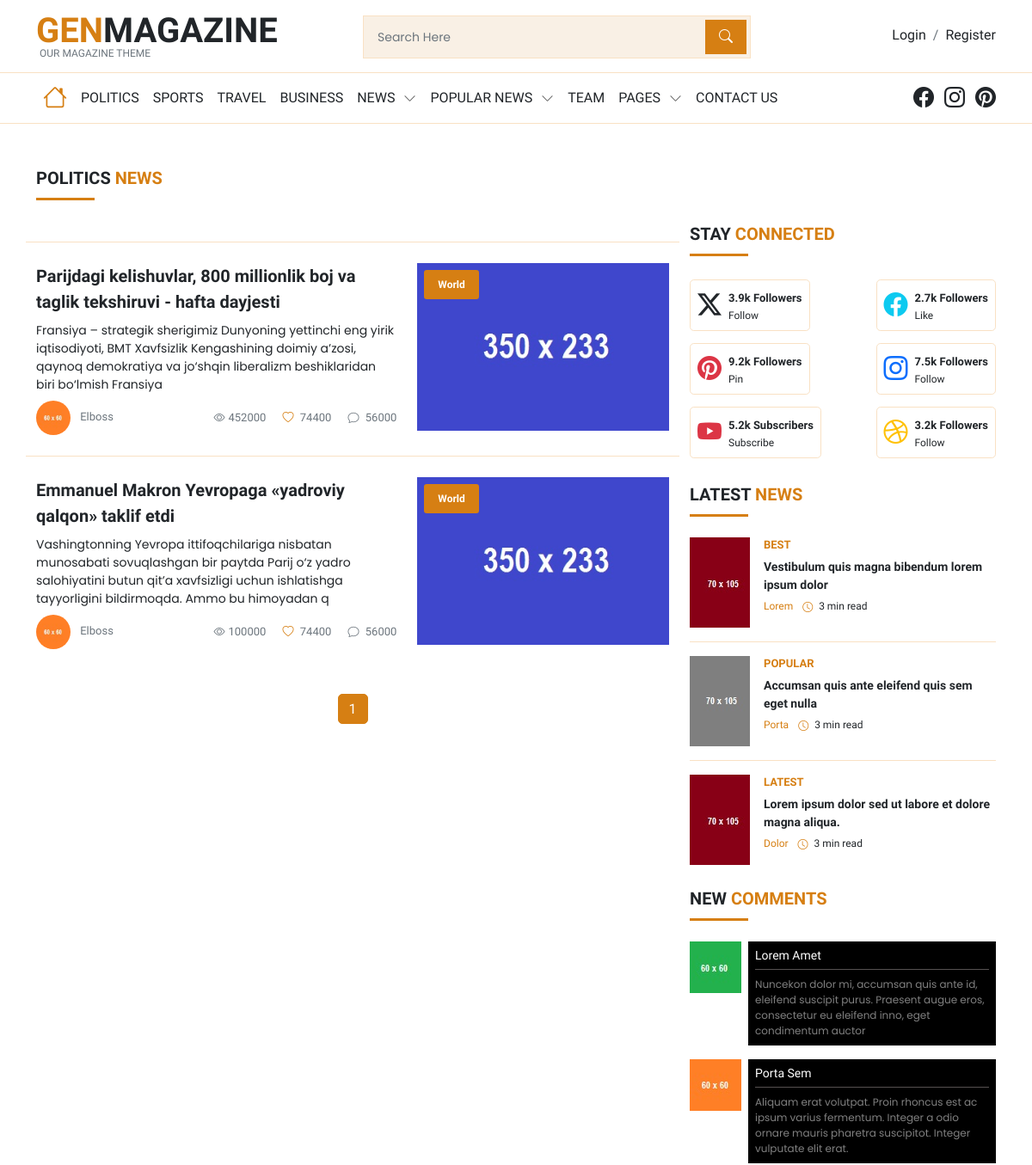
Page /category/politics (upper part) on the earlier database version.
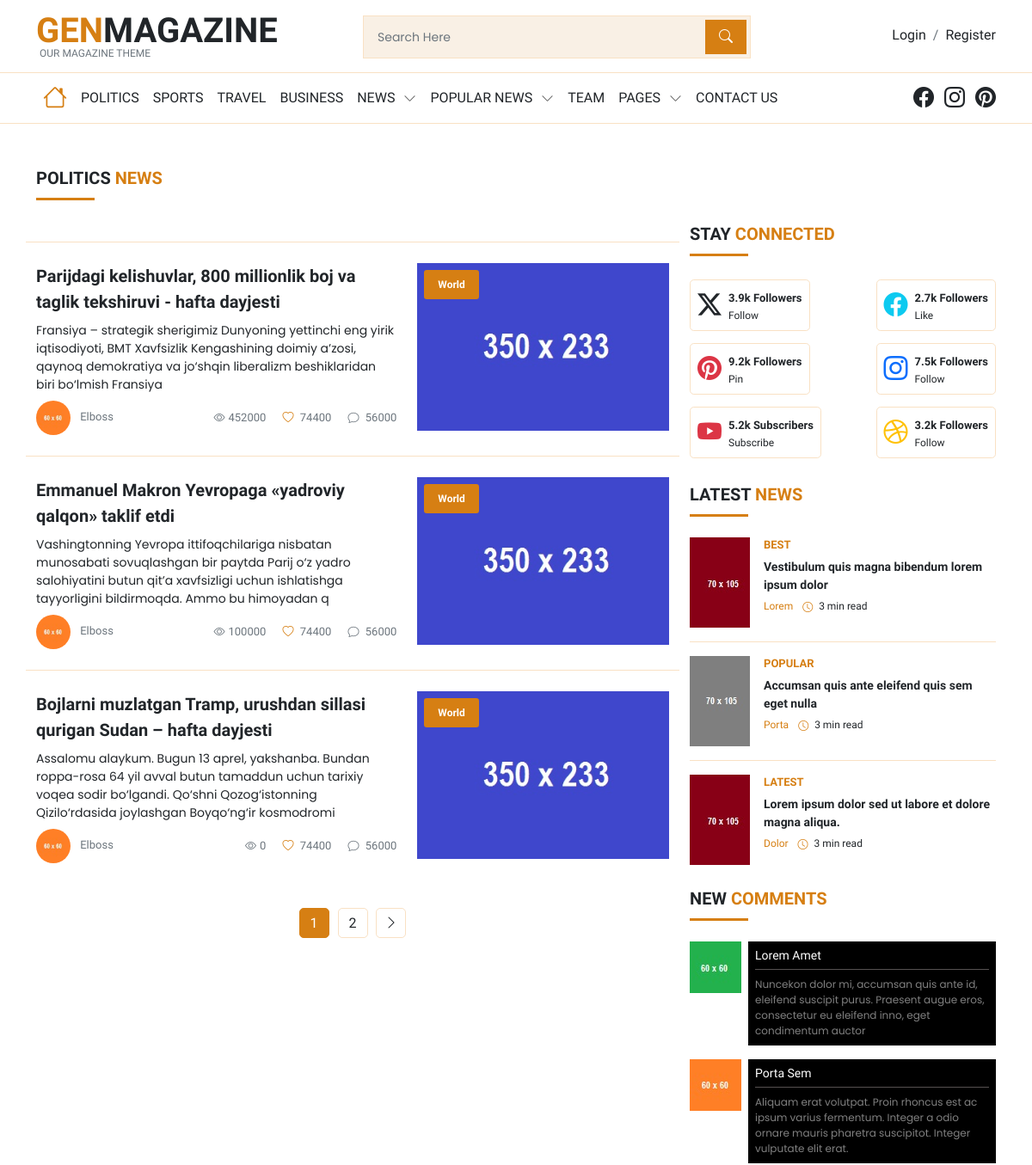
Same page on the later database version.
### post/models.py (models this page shows, shortened)
class Category(models.Model):
    name = models.CharField(max_length=100, unique=True)
    slug = models.SlugField(max_length=100, unique=True)

class Post(models.Model):
    title = models.CharField(max_length=150)
    content = models.TextField()
    created_at = models.DateTimeField(default=timezone.now)
    views = models.IntegerField()
    author = models.ForeignKey(
        'auth.User',
        on_delete= models.CASCADE
    )
    category = models.ForeignKey(
        Category,
        on_delete=models.CASCADE,
        null=True,
        blank=True
    )

### post/views.py (the view)
# urls.py: path('category/<slug:slug>', CategoryPageListView.as_view(), name='category_posts'),
class CategoryPageListView(ListView):
    model = Post
    template_name = 'news.html'
    context_object_name = 'posts'
    paginate_by = 3
    def get_queryset(self):
        category = Category.objects.get(slug=self.kwargs['slug'])
        return Post.objects.filter(category=category)
    def get_context_data(self, **kwargs):
        context = super().get_context_data(**kwargs)
        context['category'] = Category.objects.get(slug=self.kwargs['slug'])
        context['categories'] = Category.objects.all()
        return context

### templates/news.html (shortened to what this page needs)
{%extends 'base.html' %}
{% load static %}
{% block content %}
<section id="center" class="center_news pt-5 pb-5">
  <div class="container-xl">
  <b class="fs-5  d-inline-block text-uppercase">{{ category.name }} <span class="col_orange">News</span></b>
    <hr class="line bg_orange mt-2 mb-4">
     <div class="politics_1 row">
     <div class="col-md-8">
    <div class="politics_1_left">
      {% for post in object_list %}
      <div class="news_1_left1_inner row border-top pt-4 mt-4">
        <div class="col-md-7 col-sm-7">
          <div class="news_1_left1_inner_right">
           <b class="d-block  mb-2 fs-5"><a href="{% url 'news_detail' post.id %}">{{ post.title }}</a></b>
         <p class="mb-2">{{ post.content | slice:200 }}
        <ul class="mb-0 font_13 justify-content-between d-flex">
      <li>
      <a href="news_detail.html"><img class="rounded-circle" alt="abc" width="40" src="{% static 'image/14.jpg' %}"></a>
      <span class="text-muted ms-2">Elboss</span>
      </li>
      <li class="my-auto">
      <a class="text-muted" href="news_detail.html"><i class="bi bi-eye me-1"></i>{{ post.views }}</a>
       <a class="text-muted mx-3" href="news_detail.html"><i class="bi bi-heart me-1 col_orange"></i> 74400</a>
      <a class="text-muted" href="news_detail.html"><i class="bi bi-chat me-1"></i> 56000</a>
      </li>
    </ul>
        </div>
        </div>
        <div class="col-md-5 col-sm-5">
          <div class="trend_2_in position-relative">
       <div class="trend_2_in1">
         <a href="news_detail.html"><img src="{% static 'image/47.jpg' %}" class="img-fluid" alt="abc"></a>
       </div>
       <div class="trend_2_in2 position-absolute top-0 p-2">
         <b class="d-inline-block bg_orange text-white p-2 px-3 font_12  rounded-1">World</b>
       </div>
         </div>
        </div>
      </div>
      {% endfor %}
      <div class="paging mt-5">
        <ul class="mb-0  paginate text-center mt-4">
        {% for num in page_obj.paginator.page_range %}
           {% if page_obj.number == num %}
             <li class="d-inline-block mt-1 mb-1">
              <a class="border d-block active" href="?page={{ num }}">{{ num }}</a></li>
          {% else %}
          <li class="d-inline-block mt-1 mb-1">
            <a class="border d-block" href="?page={{ num }}">{{ num }}</a></li>
          {% endif %}
        {% endfor %}
        {% if page_obj.has_next %}
       <li class="d-inline-block mt-1 mb-1"><a class="border d-block" href="news_detail.html"><i class="bi bi-chevron-right"></i></a></li>
       {% endif %}
        </ul>
      </div>
    </div>
   </div>
   <div class="col-md-4">
    <div class="politics_1_right">
       <div class="politics_1_right1">
         <b class="fs-5  d-inline-block text-uppercase">Stay <span class="col_orange">Connected</span></b>
           <hr class="line bg_orange mt-2 mb-4">
       <ul class="mb-0">
        <li class="d-flex justify-content-between">
          <span class="d-block border_light rounded-3 d-flex p-2 me-2 social_box">
         <span><a class="fs-3 me-2" href="news_detail.html"><i class="bi bi-twitter-x"></i></a></span>
         <span>
           <b class="font_13">3.9k Followers</b>
         <span class="d-block font_12"><a href="news_detail.html">Follow</a></span>
         </span>
        </span>
        <span class="d-block border_light rounded-3 d-flex p-2 social_box">
         <span><a class="text-info fs-3 me-2" href="news_detail.html"><i class="bi bi-facebook"></i></a></span>
         <span>
           <b class="font_13">2.7k Followers</b>
         <span class="d-block font_12"><a href="news_detail.html">Like</a></span>
         </span>
        </span>
        </li>
        <li class="d-flex mt-2 justify-content-between">
          <span class="d-block border_light rounded-3 d-flex p-2 me-2 social_box">
         <span><a class="fs-3 me-2 text-danger" href="news_detail.html"><i class="bi bi-pinterest"></i></a></span>
         <span>
           <b class="font_13">9.2k Followers</b>
         <span class="d-block font_12"><a href="news_detail.html">Pin</a></span>
         </span>
        </span>
        <span class="d-block border_light rounded-3 d-flex p-2 social_box">
         <span><a class="text-primary fs-3 me-2" href="news_detail.html"><i class="bi bi-instagram"></i></a></span>
         <span>
           <b class="font_13">7.5k Followers</b>
         <span class="d-block font_12"><a href="news_detail.html">Follow</a></span>
         </span>
        </span>
        </li>
        <li class="d-flex mt-2 justify-content-between">
          <span class="d-block border_light rounded-3 d-flex p-2 me-2 social_box">
         <span><a class="fs-3 text-danger me-2" href="news_detail.html"><i class="bi bi-youtube"></i></a></span>
         <span>
           <b class="font_13">5.2k Subscribers</b>
         <span class="d-block font_12"><a href="news_detail.html">Subscribe</a></span>
         </span>
        </span>
        <span class="d-block border_light rounded-3 d-flex p-2 social_box">
         <span><a class="text-warning fs-3 me-2" href="news_detail.html"><i class="bi bi-dribbble"></i></a></span>
         <span>
           <b class="font_13">3.2k Followers</b>
         <span class="d-block font_12"><a href="news_detail.html">Follow</a></span>
         </span>
        </span>
        </li>
       </ul>
      </div>
       <div class="politics_1_right2 mt-4">
         <b class="fs-5  d-inline-block text-uppercase">Latest <span class="col_orange">News</span></b>
           <hr class="line bg_orange mt-2 mb-4">
       <ul class="mb-0">
        <li class="d-flex">
        <span class="me-3"><a href="news_detail.html"><img width="70" alt="abc" src="image/21.jpg"></a></span>
        <span class="flex-column lh-1">
           <span class="col_orange font_13 text-uppercase fw-bold">  Best</span>
         <b class="d-block font_14  mt-2 lh-base"><a href="news_detail.html">Vestibulum quis  magna  bibendum lorem ipsum dolor</a></b>
         <span class="font_12 d-block mt-2"> <a class="col_orange" href="news_detail.html">Lorem</a> <i class="bi bi-clock col_orange me-1 align-middle  ms-2"></i> 3 min read</span>
        </span>
      </li>
      <li class="d-flex mt-3 border-top pt-3">
        <span class="me-3"><a href="news_detail.html"><img width="70" alt="abc" src="image/22.jpg"></a></span>
        <span class="flex-column lh-1">
           <span class="col_orange font_13 text-uppercase fw-bold">  Popular</span>
         <b class="d-block font_14  mt-2 lh-base"><a href="news_detail.html">Accumsan quis ante  eleifend quis sem eget nulla</a></b>
         <span class="font_12 d-block mt-2"> <a class="col_orange" href="news_detail.html">Porta</a> <i class="bi bi-clock col_orange me-1 align-middle  ms-2"></i> 3 min read</span>
        </span>
      </li>
      <li class="d-flex mt-3 border-top pt-3">
        <span class="me-3"><a href="news_detail.html"><img width="70" alt="abc" src="image/23.jpg"></a></span>
        <span class="flex-column lh-1">
           <span class="col_orange font_13 text-uppercase fw-bold">  Latest</span>
         <b class="d-block font_14  mt-2 lh-base"><a href="news_detail.html">Lorem ipsum dolor sed ut labore et dolore magna aliqua.</a></b>
         <span class="font_12 d-block mt-2"> <a class="col_orange" href="news_detail.html">Dolor</a> <i class="bi bi-clock col_orange me-1 align-middle  ms-2"></i> 3 min read</span>
        </span>
      </li>
      </ul>
      </div>
      <div class="news_1_right2 mt-4">
        <b class="fs-5  d-inline-block text-uppercase">New <span class="col_orange">Comments</span></b>
          <hr class="line bg_orange mt-2 mb-4">
      <ul class="mb-0 mt-4">
        <li class="d-flex">
        <span class="me-2"><a href="news_detail.html"><img alt="abc" src="image/13.jpg"></a></span>
        <span class="flex-column lh-1 bg-black p-2">
           <span class="text-white font_14">  Lorem Amet</span>
         <span class="d-block font_12 family_1  mt-2 pt-2 lh-base border_dark border-start-0 border-end-0 border-bottom-0"><a class="text-white-50 link" href="news_detail.html">Nuncekon dolor mi, accumsan quis ante id, eleifend suscipit purus. Praesent augue eros, consectetur eu eleifend inno, eget condimentum auctor</a></span>
        </span>
      </li>
      <li class="d-flex mt-3">
        <span class="me-2"><a href="news_detail.html"><img alt="abc" src="image/14.jpg"></a></span>
        <span class="flex-column lh-1 bg-black p-2">
           <span class="text-white font_14">  Porta Sem</span>
         <span class="d-block font_12 family_1  mt-2 pt-2 lh-base border_dark border-start-0 border-end-0 border-bottom-0"><a class="text-white-50 link" href="news_detail.html">Aliquam erat volutpat. Proin rhoncus est ac ipsum varius fermentum. Integer a odio ornare mauris pharetra suscipitot. Integer vulputate elit erat.</a></span>
        </span>
      </li>
      </ul>
     </div>
    </div>
   </div>
   </div>
  </div>
</section>
{% endblock content %}

### templates/base.html (shortened to what this page needs)
{% load static %}
<!DOCTYPE html>
<html lang="en">
<head>
	<link href="{% static 'css/bootstrap.min.css' %}" rel="stylesheet" >
	<link href="{% static 'css/global.css' %}" rel="stylesheet">
	<link href="{% static 'css/index.css' %}" rel="stylesheet">
	<link rel="stylesheet" href="https://cdn.jsdelivr.net/npm/bootstrap-icons@1.11.3/font/bootstrap-icons.min.css">
</head>
<body>
 <section id="top_head" class="pt-3 pb-3">
   <div class="container-xl">
     <div class="row">
		<div class="col-md-4">
		 <div class="top_head_left">
		    <b class="text-uppercase fs-1 lh-1">
			<a href="{% url  'home' %}">
			<span class="col_orange">Gen</span>Magazine
			<span class="d-block text-muted font_12 ms-1 fw-normal">Our Magazine Theme</span>
			</a>
			</b>
		 </div>
		</div>
		<div class="col-md-5">
		 <div class="top_head_right">
		   <div class="input-group p-1 bg_light  border_light">
				<input type="text" class="form-control bg-transparent border-0" placeholder="Search Here">
				<span class="input-group-btn">
					<button class="btn btn-primary bg_orange rounded-0 p-2 px-3 border-0" type="button">
						<i class="bi bi-search"></i> </button>
				</span>
		</div>
		 </div>
		</div>
		<div class="col-md-3">
		 <div class="top_head_right_o">
		     <ul class="mb-0 d-flex justify-content-end social_brands">
			    <li><a class="d-inline-block" href="login.html">Login</a></li>
				<li class="mx-2 text-muted">/</li>
				<li><a class="d-inline-block" href="register.html">Register</a></li>
			  </ul>
		 </div>
		</div>
	 </div>
   </div>
 </section>
 <section id="header">
        <nav class="navbar navbar-expand-lg navbar-light w-100 border-bottom border-top">
      <div class="container-xl">
         <div class="offcanvas offcanvas-start offcanvas-nav" style="width: 20rem">
            <div class="offcanvas-body pt-0 align-items-center">
               <ul class="navbar-nav align-items-lg-center">
			      <li class="nav-item">
				      <a class="nav-link dropdown-toggle ps-0 active fs-3" href="{% url  'home' %}" title="Visit home page">
					  <i class="bi bi-house"></i>
					  </a>
				  </li>
				  <li class="nav-item">
				      <a class="nav-link dropdown-toggle" href="{% url 'category_posts' slug='politics' %}" title="Visit home page">
					  Politics
					  </a>
				  </li>
				  <li class="nav-item">
				      <a class="nav-link dropdown-toggle" href="{% url 'category_posts' slug='sport' %}" title="Visit home page">
					  Sports
					  </a>
				  </li>
				  <li class="nav-item">
				      <a class="nav-link dropdown-toggle" href="{% url 'category_posts' slug='travel' %}" title="Visit home page">
					  Travel
					  </a>
				  </li>
				  <li class="nav-item">
					<a class="nav-link dropdown-toggle" href="{% url 'category_posts' slug='biznes' %}" title="Visit home page">
					Business
					</a>
				</li>
		          <li class="nav-item dropdown drop_border">
          <a class="nav-link dropdown-toggle" href="#" id="navbarDropdown" role="button" data-bs-toggle="dropdown" aria-expanded="false">
            News<img src="{% static 'image/icons-svg/chevron-down.svg' %}" width="15" height="15" alt="Submenu open/close icon">
          </a>
        </li>
				  <li class="nav-item dropdown drop_border">
                     <a class="nav-link dropdown-toggle" href="#" role="button" data-bs-toggle="dropdown" aria-expanded="false" title="Click to see Blogs category">
					   Popular News<img src="{% static 'image/icons-svg/chevron-down.svg' %}" width="15" height="15" alt="Submenu open/close icon"></a>
                  </li>
				  <li class="nav-item">
				      <a class="nav-link dropdown-toggle" href="team.html" title="Visit home page">
					  Team
					  </a>
				  </li>
				  <li class="nav-item dropdown drop_border">
          <a class="nav-link dropdown-toggle" href="#" id="navbarDropdown" role="button" data-bs-toggle="dropdown" aria-expanded="false">
            Pages<img src="{% static 'image/icons-svg/chevron-down.svg' %}" width="15" height="15" alt="Submenu open/close icon">
          </a>
        </li>
				  <li class="nav-item">
				      <a class="nav-link dropdown-toggle" href="contact.html" title="Visit home page">
					  Contact Us
					  </a>
				  </li>
               </ul>
			   <ul class="navbar-nav align-items-lg-center ms-auto icon_social">
			        <li class="nav-item">
				      <a class="d-inline-block fs-4 me-2" href="#"><i class="bi bi-facebook"></i></a>
					  <a class="d-inline-block  fs-4 me-2" href="#"><i class="bi bi-instagram"></i></a>
					  <a class="d-inline-block  fs-4" href="#"><i class="bi bi-pinterest"></i></a>
				  </li>
                 </ul>
            </div>
         </div>
         </div>
   </nav>
 </section>
 {% block content %}
 {% endblock content %}
</body>
</html>

Differences in the rows shown:
added Post: title "Bojlarni muzlatgan Tramp, urushdan sillasi qurigan Sudan – hafta dayjesti", content "Assalomu alaykum. Bugun 13 aprel, yakshanba. Bundan roppa-rosa 64 yil avval butun tamaddun uchun tarixiy voqea sodir bo‘lgandi. Qo‘shni Qozog‘istonning Qizilo‘rdasida joylashgan Boyqo‘ng‘ir kosmodromi", views "0"
Other differences:
new list line: "2"
